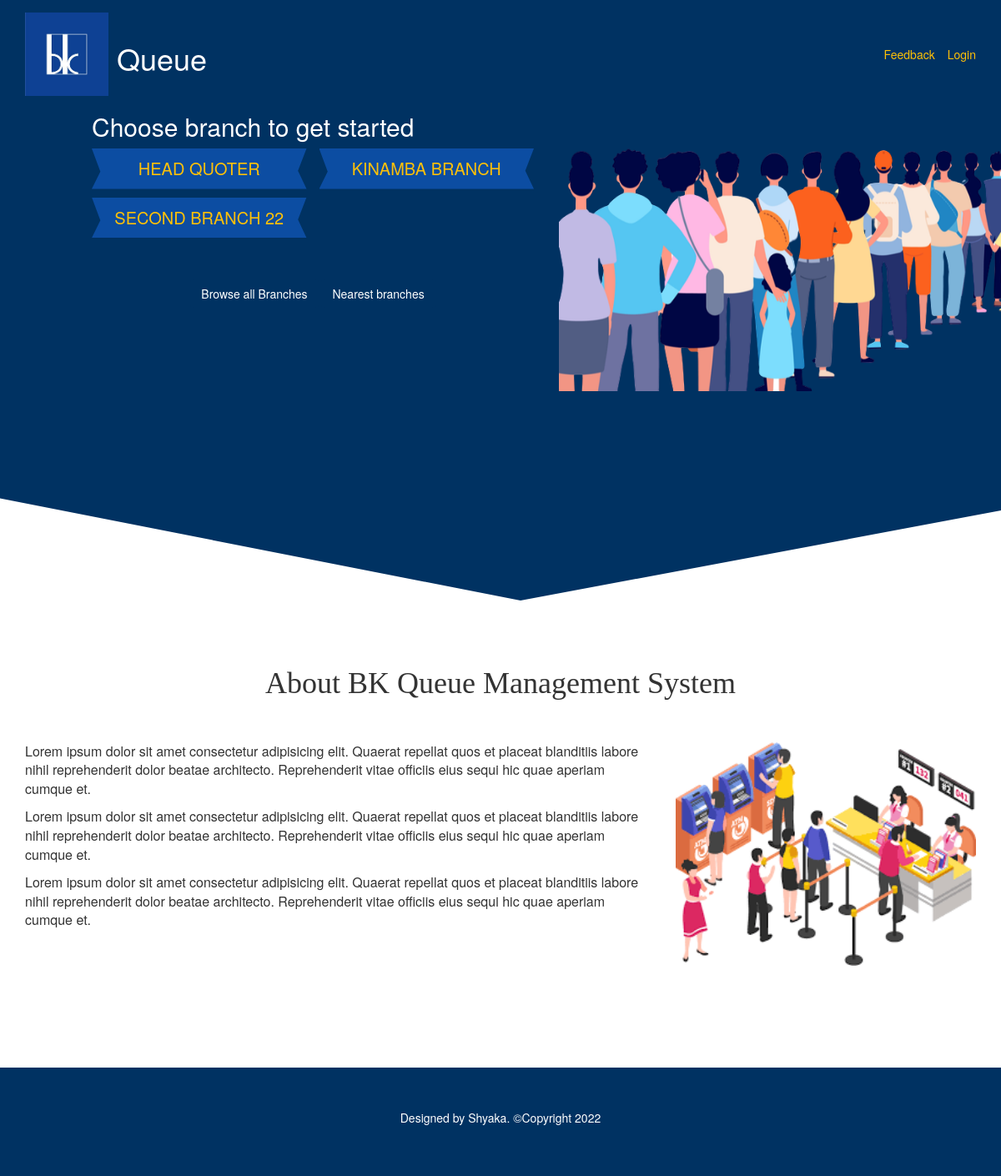
The app's page /, older data.
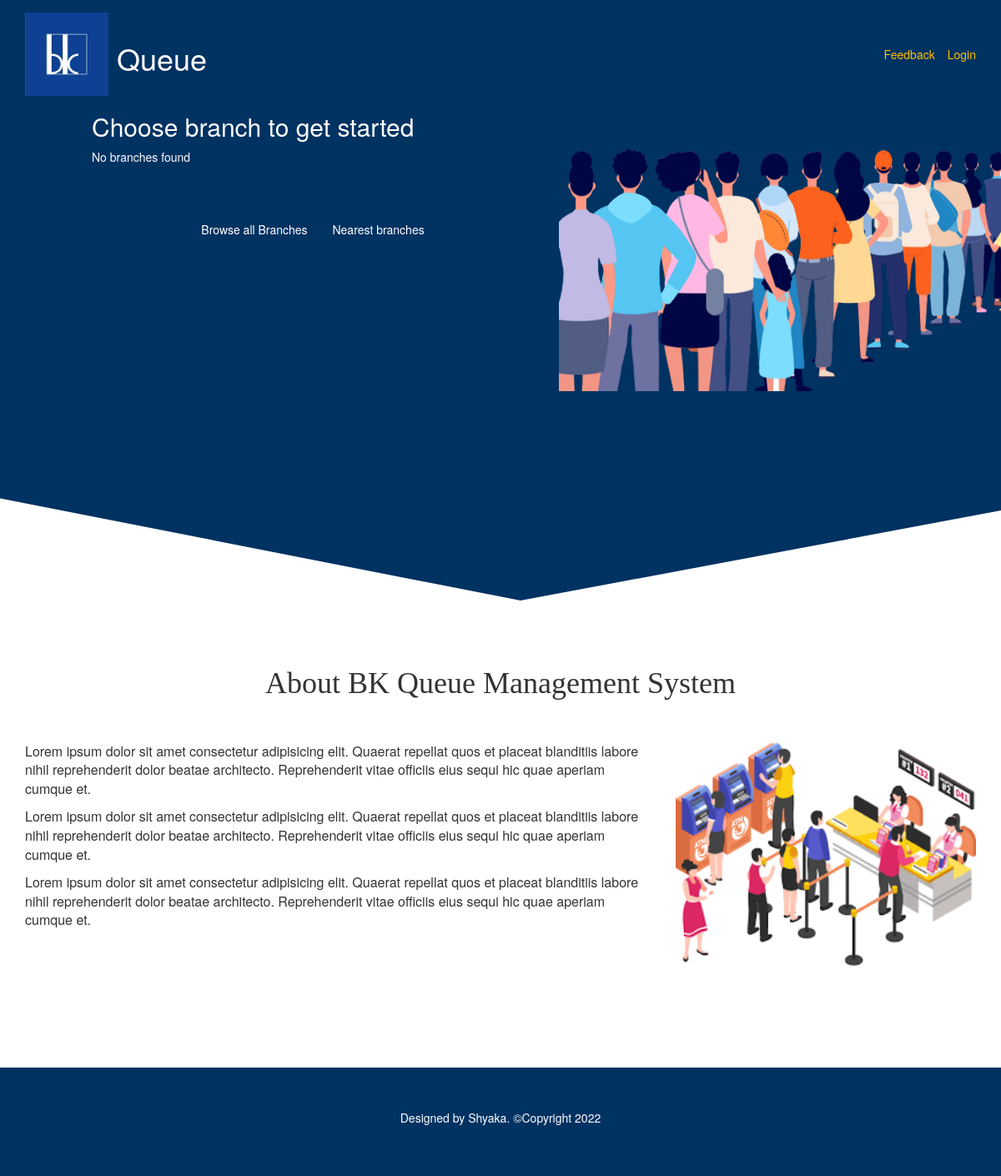
The same page, newer data.
### dashboard/models.py (models this page shows, shortened)
class Branches(models.Model):
    id = models.AutoField(auto_created=True, primary_key=TRUE)
    name = models.CharField(max_length=500, blank=False, null=False)
    lat = models.TextField()
    long = models.TextField()
    address = models.CharField(max_length=500, blank=False, null=False)
    date = models.DateTimeField(default=datetime.datetime.now())

### pages/views.py (the view)
# urls.py: path('', home, name='home'),
def home(request):
    branches = Branches.objects.all().order_by('date')[:5]
    context = {
        'branches': branches,
    }
    return render(request, 'index.html', context)

### templates/index.html (shortened to what this page needs)
{% load static %}
<!DOCTYPE html>
<html lang="en">
  <head>
    <link rel="stylesheet" href="{% static 'css/bootstrap.min.css' %}" />
    <link rel="stylesheet" href="{% static 'css/index.css' %}" />
    <link rel="stylesheet" href="{% static 'css/ldl.css' %}" />
  </head>
  <body>
    <div class="bg-container">
      <div class="container">
        <div class="nav-header">
          <ul>
            <li>
              <table>
                <tr>
                  <td>
                    <img src="{% static 'images/logo.png' %}" />
                  </td>
                  <td><h1>Queue</h1></td>
                </tr>
              </table>
            </li>
            <li>
              <ol>
                <li><a href="/feedback">Feedback</a></li>
                <li><a href="/login">Login</a></li>
              </ol>
            </li>
          </ul>
        </div>
      </div>
      <div class="header-main-contents-container">
        <div class="row">
          <div class="col-md-6">
            <div class="braches-container">
              <h2>Choose branch to get started</h2>
              <div class="branches">
                {% if branches|length > 0 %} {% for branch in branches %}
                <a href="queue"> <div class="branch">{{branch.name}}</div></a>
                {% endfor %} {% else %}
                <p>No branches found</p>
                {% endif %}
              </div>
            </div>
            <div class="home-buttons">
              <button
                class="btn bg-dark-blue text-white"
                onclick="handleAllBranches()"
              >
                Browse all Branches
              </button>
              <button
                class="btn bg-dark-blue text-white"
                onclick="getLocation()"
              >
                Nearest branches
              </button>
            </div>
          </div>
          <div class="col-md-6 m-0 p-0">
            <img src="{% static 'images/queue.png' %}" />
          </div>
        </div>
      </div>
    </div>
    <section class="about-container">
      <h1 class="text-center">About BK Queue Management System</h1>
      <div class="container">
        <div class="row">
          <div class="col-md-8">
            <p>
              Lorem ipsum dolor sit amet consectetur adipisicing elit. Quaerat
              repellat quos et placeat blanditiis labore nihil reprehenderit
              dolor beatae architecto. Reprehenderit vitae officiis eius sequi
              hic quae aperiam cumque et.
            </p>
            <p>
              Lorem ipsum dolor sit amet consectetur adipisicing elit. Quaerat
              repellat quos et placeat blanditiis labore nihil reprehenderit
              dolor beatae architecto. Reprehenderit vitae officiis eius sequi
              hic quae aperiam cumque et.
            </p>
            <p>
              Lorem ipsum dolor sit amet consectetur adipisicing elit. Quaerat
              repellat quos et placeat blanditiis labore nihil reprehenderit
              dolor beatae architecto. Reprehenderit vitae officiis eius sequi
              hic quae aperiam cumque et.
            </p>
          </div>
          <div class="col-md-4">
            <img src="{% static 'images/q2.png' %}" />
          </div>
        </div>
      </div>
    </section>
    <footer>
      <div>
        <p>Designed by Shyaka. &copy;Copyright 2022</p>
      </div>
    </footer>
  </body>
</html>

### static/css/index.css (style rules this page uses)
body { overflow-x: hidden; }
.bg-container { width: 100%; height: 90vh; background-color: #003262; -webkit-clip-path: polygon(0 0, 100% 0, 100% 85%, 52% 100%, 0 83%); clip-path: polygon(0 0, 100% 0, 100% 85%, 52% 100%, 0 83%); }
.nav-header { margin-top: 15px; }
.nav-header ul { color: #fff; display: flex; align-items: center; justify-content: space-between; margin: 0px; padding: 0px; }
.nav-header ul img { width: 100px; }
.nav-header ul h1 { margin-left: 10px; }
.nav-header ul li { list-style: none; }
.nav-header ul li ol { display: flex; align-items: center; justify-content: center; margin: 0px; padding: 0px; }
.nav-header ul li ol li { list-style: none; }
.nav-header ul li ol li a { padding-left: 15px; color: #ffc107; }
.header-main-contents-container { color: white; margin-left: 11rem; }
.header-main-contents-container img { width: 100%; }
.header-main-contents-container .braches-container { margin-top: 15px; }
.header-main-contents-container .braches-container .branches { display: grid; grid-template-rows: auto; grid-template-columns: 1fr 1fr; row-gap: 10px; -moz-column-gap: 15px; column-gap: 15px; }
.about-container { margin-top: 8rem; height: 60vh; }
.about-container img { width: 100%; }
.about-container h1 { font-family: cursive; margin-bottom: 5rem; }
.about-container p { font-size: 16px; }
footer { color: #fff; padding: 5rem; display: flex; align-items: center; justify-content: center; background-color: #003262; }
.bg-dark-blue { background-color: #003262; }
.home-buttons { margin-top: 5rem; text-align: center; }
.home-buttons button { background-color: #003262; color: #fff; }

Row changes from the older to the newer data that the page shows:
removed Branches: name "HEAD QUOTER"
removed Branches: name "KINAMBA BRANCH"
removed Branches: name "SECOND BRANCH 22"
Text that changed along with them:
text now shown: "No branches found"
